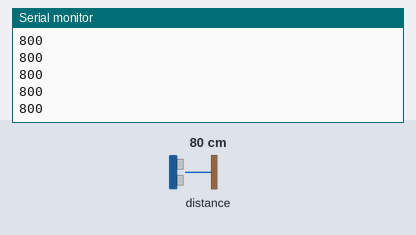
Bench run of a sketch on a simulated Arduino Nano 33 IoT. Shown: the last lines printed to the serial monitor. The inputs (shaded band) are chosen by the test bench; at power-on: distance to the obstacle 80 cm. WiFi joins after 1.5 s; servers stay silent unless stated; not simulated (calls return 0 or success): arduino_secrets.h.

Above: at 2.7 s.
2.8 s: distance to the obstacle set to 2 cm
At 3.39 s:
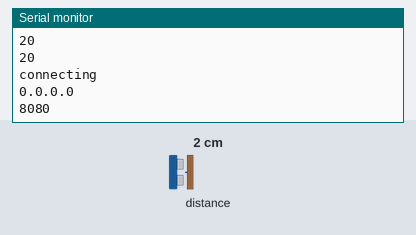
4.3 s: distance to the obstacle set to 4 cm
At 4.37 s:
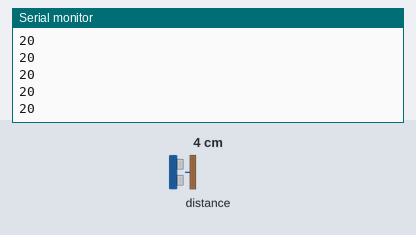
Timing chart, 0 to 7.3 s (numbered marks = the images above; inputs shaded):
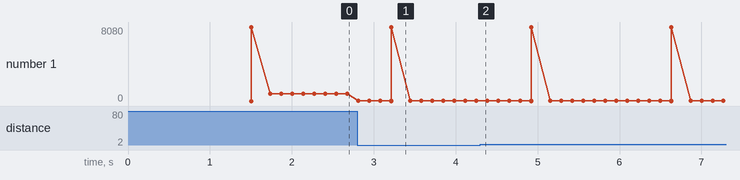

The sketch:

WIFIRCPClientsAndDistenceSensor.ino
```cpp
/*
  WiFi TCP Client
  TCP Socket client for WiFiNINA and WiFi101 libraries.
  Connects to the TCP socket server, reads a sensor once
  every five seconds, and sends a message with the reading.

  You'll need to include an arduino_secrets.h file with the following info:
  #define SECRET_SSID "ssid"      // your network name
  #define SECRET_PASS "password"  // your network password

  Here's a test with netcat:
  char serverAddress[] = "x.x.x.x";  // replace with your computer's IP
  then on your computer, run  netcat:
  $ nc -klw 2 8080 | tee log.json
  This will send the output to the command line and to a file called log.json

  created 30 Dec 2022
  updated 27 Jan 2025
  by Tom Igoe
 */

// #include <WiFi101.h>   // use this for MKR1000 board
#include <WiFiNINA.h>  // use this for Nano 33 IoT or MKR1010 boards
// #include <WiFi.h>      // use this for Nano ESP32 board
#include "arduino_secrets.h"
#include "Adafruit_VL53L0X.h"

// set the Sensor
Adafruit_VL53L0X lox = Adafruit_VL53L0X();

// Initialize the Wifi client library
WiFiClient client;

// replace with your host computer's IP address
const char server[] = "0.0.0.0";
const int portNum = 8080;
// change this to a unique name for the device:
String deviceName = "VL53L0X-withSerial_log";
// message sending interval, in ms:
int interval = 100;
// last time a message was sent, in ms:
long lastSend = 0;
int sensor = 0;

void setup() {
  //Initialize serial
  Serial.begin(9600);
  // if serial monitor's not open, wait 3 seconds:
  if (!Serial) delay(3000);

  // Connect to WPA/WPA2 network.
  WiFi.begin(SECRET_SSID, SECRET_PASS);

  // attempt to connect to Wifi network:
  while (WiFi.status() != WL_CONNECTED) {
    Serial.print("Attempting to connect to SSID: ");
    Serial.println(SECRET_SSID);
    // wait a second for connection:
    delay(1000);
  }
  Serial.print("Connected to to SSID: ");
  Serial.println(SECRET_SSID);
  Serial.print("IP: ");
  Serial.println(WiFi.localIP());
  Serial.print("Signal Strength (dBm): ");
  Serial.println(WiFi.RSSI());

  //active the sensor
  if (!lox.begin()) {
    Serial.println(F("Failed to boot VL53L0X"));
    while(1);
  }
  // start continuous ranging
  lox.startRangeContinuous();
}

void loop() {
  //Serial.println(sensor);
  // if the client's not connected, connect:
  if (!client.connected()) {
    Serial.println("connecting");
    Serial.println(server);
    Serial.println(portNum);
    client.connect(server, portNum);
    // skip the rest of the loop:
    return;
  }
  //Hi help me to debug this if part
  // once every interval, get a reading and send it:
  if (millis() - lastSend > interval) {

    // read sensor:
    if (lox.isRangeComplete()) {
    sensor = lox.readRange();
    }

    // format the message as JSON string:
    String message = "{\"device\": \"DEVICE\", \"sensor\": READING}";
    // replace READING with the reading:
    message.replace("READING", String(sensor));
    // and DEVICE with your device's name:
    message.replace("DEVICE", deviceName);
    Serial.println(sensor);
    // send the message:
    client.println(message);
    // update the timestamp:
    lastSend = millis();

  }

  // check if there is incoming data available to be received
  int messageSize = client.available();
  // if there's a string with length > 0:
  if (messageSize > 0) {
    Serial.println("Received a message:");
    Serial.println(client.readString());
  }
}
```

Measured:
- after the input at 2.8 s, the serial monitor: prints a new line at once (image 1)
- plotted number 1: 800 → 20 after the input at 2.8 s
